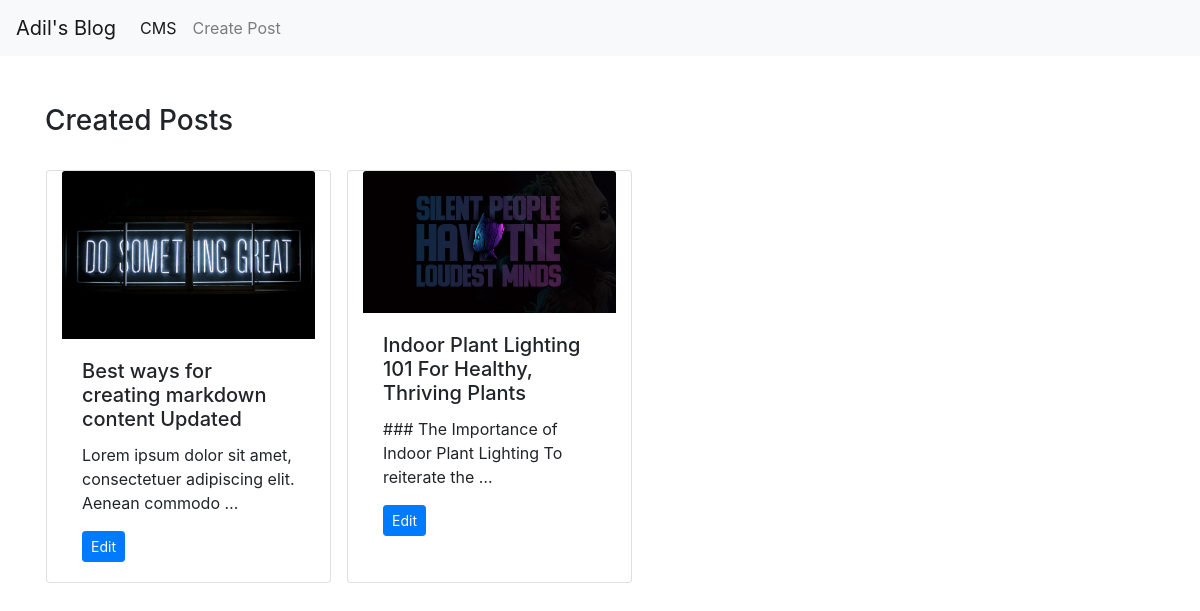
The app's page /blog/posts/ (signed in) with its own data.
### blog/models.py (models this page shows, shortened)
class Post(models.Model):
	author = models.ForeignKey(UserAccount, related_name='posts', on_delete=models.CASCADE)
	title = models.CharField(max_length=500)
	image = models.FileField(upload_to=f"post-images {datetime.now().strftime('%Y-%m-%d')}", null=True, blank=True)
	image_caption_link = models.URLField(null=True, blank=True)
	image_caption_text = models.CharField(max_length=200, null=True, blank=True)
	body = models.TextField()
	slug = models.SlugField(max_length=200, unique=True, blank=True, null=True)
	date_published = models.DateTimeField()
	created = models.DateTimeField(auto_now_add=True)
	updated = models.DateTimeField(auto_now=True)
	tags = TaggableManager()

### blog/views.py (the view)
# urls.py: path('posts/', views.post_list_view, name='post_list'),
def post_list_view(request):
	posts = request.user.posts.all().order_by('-date_published')
	template_name = 'post_list.html'
	context = { 'posts': posts }
	return render(request, template_name, context)

### templates/post_list.html (shortened to what this page needs)
{% extends "cms_base.html" %}
{% block content %}
	<h3>Created Posts</h3>
	<br>
	<div class="row">
		{% for post in posts %}
			<div class="col col-md-3 card ml-3">
				<img class="card-img-top" src="{{ post.image.url }}" alt="Card image cap">
				<div class="card-body">
					<h5 class="card-title">{{ post.title }}</h5>
    				<p class="card-text">{{ post.body|truncatewords:10 }}</p>
    				<a href="{% url 'blog:edit_post' post.id %}" class="btn btn-sm btn-primary">Edit</a>
				</div>
			</div>
		{% endfor %}
	</div>
{% endblock %}

### records on screen
Post: image (picture), title "Best ways for creating markdown content Updated", body "Lorem ipsum dolor sit amet, consectetuer adipiscing elit. Aenean commodo …"
Post: image (picture), title "Indoor Plant Lighting 101 For Healthy, Thriving Plants", body "### The Importance of Indoor Plant Lighting To reiterate the …"
